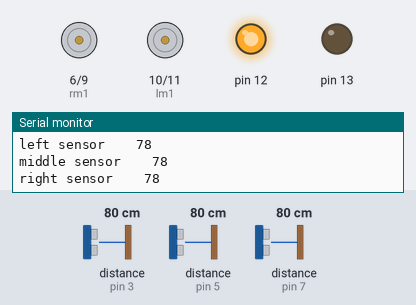
Simulated run of this sketch. Board: Arduino Uno, built with avr-gcc and run on an emulated ATmega328P. Parts: motor-driver pin pairs drawn as motors (green arrow = first pin HIGH = forward, orange = second pin HIGH = backward, longer = more drive), output pins drawn as LEDs (lit = HIGH), the last lines printed to the serial monitor. Wiring (inferred from the names in the program): 3 × ultrasonic range finder: trigger pin 2, echo pin 3 / trigger pin 4, echo pin 5 / trigger pin 8, echo pin 7. Inputs (shaded band) come from the test bench; at power-on: distance to the obstacle (sensors on pin 3, pin 5, pin 7) 80 cm. The echo pulse lasts 58.3 µs per cm; pins used as bus, display or sensor lines are not drawn.

Above: at 1.2 s.
1.3 s: distance to the obstacle (sensor on pin 3) set to 21 cm
2.9 s: distance to the obstacle (sensor on pin 3) set to 17 cm
At 4.1 s:
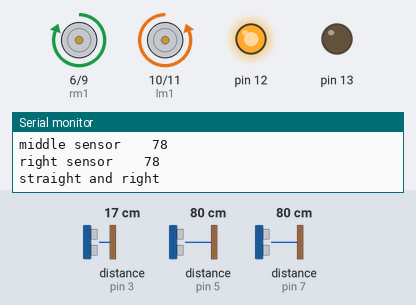
At 5.6 s:
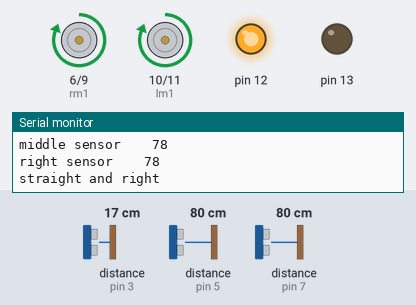
5.9 s: distance to the obstacle (sensor on pin 5) set to 2 cm
8.2 s: distance to the obstacle (sensor on pin 7) set to 41 cm
11.2 s: distance to the obstacle (sensor on pin 7) set to 34 cm
12.7 s: distance to the obstacle (sensor on pin 7) set to 20 cm
14.6 s: distance to the obstacle (sensor on pin 7) set to 17 cm
At 16.5 s:
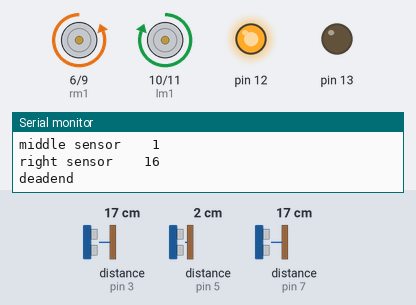
Timing chart, 0 to 18.6 s (numbered marks = the images above; inputs shaded):
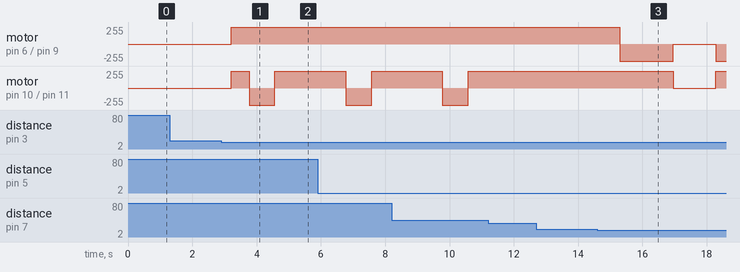

The sketch:

prachu_on_wallmaze.ino
```cpp
//right hand rule based if first turn is right or left hand rule based if first turn is left
int trig1 = 2;
int echo1 = 3;
int trig2 = 4;
int echo2 = 5;
int trig3 = 8;
int echo3 = 7;
int dur1, dist1;
int dur2, dist2;
int dur3, dist3;
//int tdelay = 750;
int i = 0;
int fdelay = 1450;
int tdelay=800;

int crit = 18;
int critm=35;
//int critm2 = 30;
int lm1 = 10;
int lm2 = 11;
int rm1 = 6;
int rm2 = 9;
char directions[30];
void printing(char prtdirection[])
{
  for (i = 0; prtdirection[i] != 'E'; i++)
  {
    Serial.print(prtdirection[i]);
  }
  delay(2000);
}
void ultrasonic1()
{

  digitalWrite(trig1, 0);
  delayMicroseconds(2);
  digitalWrite(trig1, 1);
  delayMicroseconds(10);
  digitalWrite(trig1, 0);
  dur1 = pulseIn(echo1, 1);
  dist1 = (dur1 * (0.034 / 2));
}
void ultrasonic2()
{

  digitalWrite(trig2, 0);
  delayMicroseconds(2);
  digitalWrite(trig2, 1);
  delayMicroseconds(10);
  digitalWrite(trig2, 0);
  dur2 = pulseIn(echo2, 1);
  dist2 = (dur2 * (0.034 / 2));
}
void ultrasonic3()
{

  digitalWrite(trig3, 0);
  delayMicroseconds(2);
  digitalWrite(trig3, 1);
  delayMicroseconds(10);
  digitalWrite(trig3, 0);
  dur3 = pulseIn(echo3, 1);
  dist3 = (dur3 * (0.034 / 2));
}


void left()
{
  digitalWrite(lm1, HIGH);
  digitalWrite(lm2, LOW );
  digitalWrite(rm1, LOW);
  digitalWrite(rm2, HIGH);
}
void smallright()
{
  analogWrite(lm1, 127);
  analogWrite(lm2, 0);
  digitalWrite(rm1, LOW);
  digitalWrite(rm2, LOW);
}

void right()
{
  digitalWrite(lm1, LOW);
  digitalWrite(lm2, HIGH );
  digitalWrite(rm1, HIGH);
  digitalWrite(rm2, LOW);
}
void smallleft()
{
  digitalWrite(lm1, LOW);
  digitalWrite(lm2, LOW );
  analogWrite(rm1, 127);
  digitalWrite(rm2, LOW);
}

void front()
{
  digitalWrite(lm1, HIGH);
  digitalWrite(lm2, LOW );
  digitalWrite(rm1, HIGH);
  digitalWrite(rm2, LOW);
}

void back()
{
  digitalWrite(lm1, LOW);
  digitalWrite(lm2, HIGH);
  digitalWrite(rm1, LOW);
  digitalWrite(rm2, HIGH);
}
void Stop()
{
  digitalWrite(lm1, LOW);
  digitalWrite(lm2, LOW);
  digitalWrite(rm1, LOW);
  digitalWrite(rm2, LOW);
}
void readsens()
{
  ultrasonic1();
  Serial.print("left sensor    ");
  Serial.println(dist1);
  ultrasonic2();
  Serial.print("middle sensor    ");
  Serial.println(dist2);
  ultrasonic3();
  Serial.print("right sensor    ");
  Serial.println(dist3);
 // Serial.println("");
  delay(200);
}

void setup()
{
  Serial.begin(9600);
  pinMode(trig1, OUTPUT);
  pinMode(echo1, INPUT);
  pinMode(trig2, OUTPUT);
  pinMode(echo2, INPUT);
  pinMode(trig3, OUTPUT);
  pinMode(echo3, INPUT);
  pinMode(6, OUTPUT);
  pinMode(9, OUTPUT);
  pinMode(10, OUTPUT);
  pinMode(11, OUTPUT);
  pinMode(12, OUTPUT);
  pinMode(13, OUTPUT);
  digitalWrite(12, HIGH);
  digitalWrite(13, LOW);
}

void loop()
{

  readsens();
  if (dist1 < crit && dist2 > crit && dist3 < crit) //forward
  {
//    if (((dist1==2)||(dist1==3)||(dist1==4)))
//    {
//      smallleft();
//      Serial.print("s-right");
//      Serial.println("");
//    }
//    else if (((dist3==2)||(dist3==3)||(dist3==4)))
//    {
//      smallright();
//      Serial.print("s-left");
//      Serial.println("");
//    }
//    else
//    {
      Serial.print("front only");
      front();
      delay(500);
      Serial.print('f');
      Serial.println("");

  //}}
  }
  else if (dist1 < crit && dist2 < crit && dist3 > critm) //right only
  {
    Serial.print("right only");
    front();
    delay(550);
    right();
    delay(tdelay);
    front();
    delay(fdelay);
    Serial.print('r');
    Serial.println("");
  }
  else if (dist1 > critm && dist2 < crit && dist3 < crit) //left only
  {
    Serial.print("left only");
    front();
    delay(550);
    left();
    delay(tdelay);
    front();
    delay(fdelay);
    Serial.print('r');
    Serial.println("");
  }
  else if (dist1 < crit && dist2 > critm && dist3 > critm) //straight and right only
  {
    Serial.print("straight and right");
    front();
    delay(550);
    right();
    delay(800);
    front();
    delay(fdelay);
    Serial.print('r');
    Serial.println("");
  }
  else if (dist1 > critm && dist2 > critm && dist3 < crit) //straight and left only
  {
    Serial.print("straight and left");
    front();
    delay(3000);
    Serial.print('s');
    Serial.println("");
  }
  else if (dist1 > critm && dist2 < critm && dist2 > crit && dist3 > critm) //T-way
  {
    Serial.print("T-way");
    front();
    delay(550);
    right();
    delay(750);
    front();
    delay(fdelay);
    Serial.print('r');
    Serial.println("");
  }
  else  if (dist1 < crit && dist2 < crit && dist3 < crit) //deadend
  {

    delay(200);
    readsens();
    if (dist1 < crit && dist2 < crit && dist3 < crit)
    {
      Serial.print("deadend");
      left();
    delay(1660);
    Serial.print("u-turn");
    Stop();
    delay(500);
    readsens();
    Serial.println("");}
  }
//  if (dist2 > crit && dist1 > crit && dist3 > crit) //end of maze
//  {
//    front();
//    delay(400);
//    Stop();
//    delay(100);
//    readsens();
//    if (dist2 > 30 && dist2 > 30 && dist3 > 30)
//    {
//     // Serial.print('s');
//      while (1)
//      {
//        Serial.print('s');
//        Stop();
//        delay(100);
//        Serial.println("");
//      }
//    }
//  }


}
```

Measured:
- the behaviour switches between 19 and 18 cm on distance to the obstacle (sensor on pin 3) (found by bisection; images 0 and 1)
- the behaviour switches between 19 and 18 cm on distance to the obstacle (sensor on pin 7) (found by bisection; images 2 and 3)
- after the input at 2.9 s, motor on pin 6 (rm1) / pin 9 (rm2): stopped → forward 255/255 after 0.32 s; motor on pin 10 (lm1) / pin 11 (lm2): stopped → forward 255/255 after 0.32 s, → backward 255/255 0.55 s later, → forward 255/255 0.80 s later
- after the input at 14.6 s, motor on pin 6 (rm1) / pin 9 (rm2): forward 255/255 → backward 255/255 after 0.70 s, → stopped 1.7 s later, → backward 255/255 1.3 s later; motor on pin 10 (lm1) / pin 11 (lm2): forward 255/255 → stopped after 2.4 s, → forward 255/255 1.3 s later
